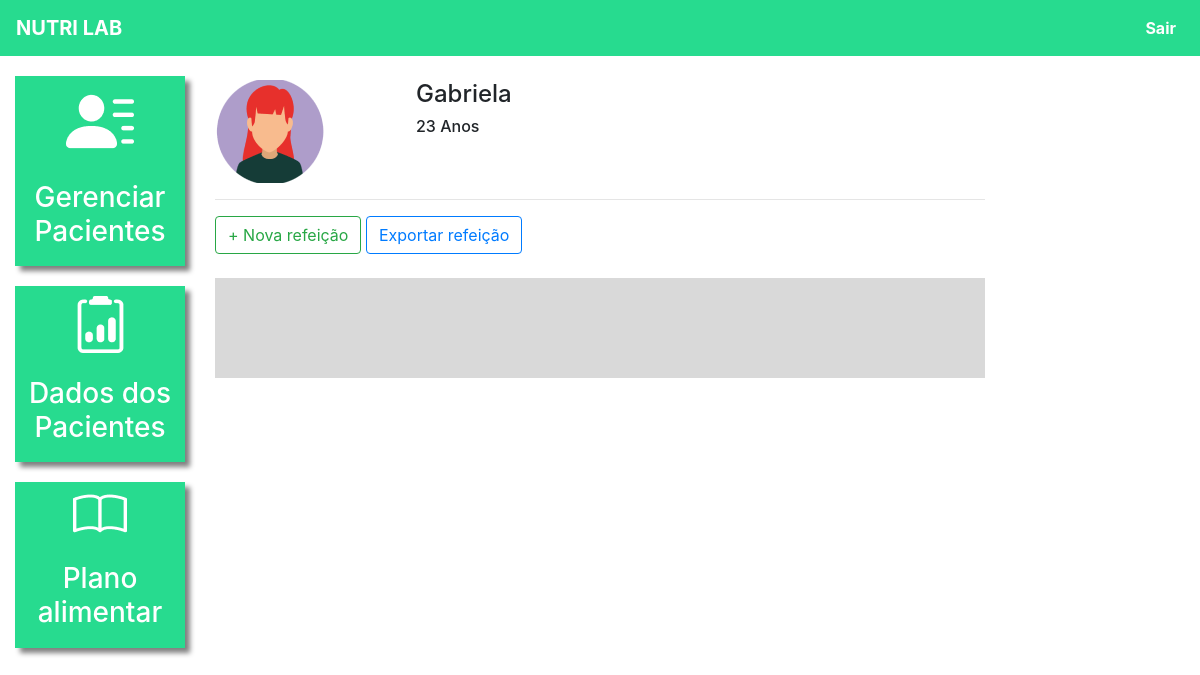
Page /plano_alimentar/1/ (signed in) on the earlier database version.
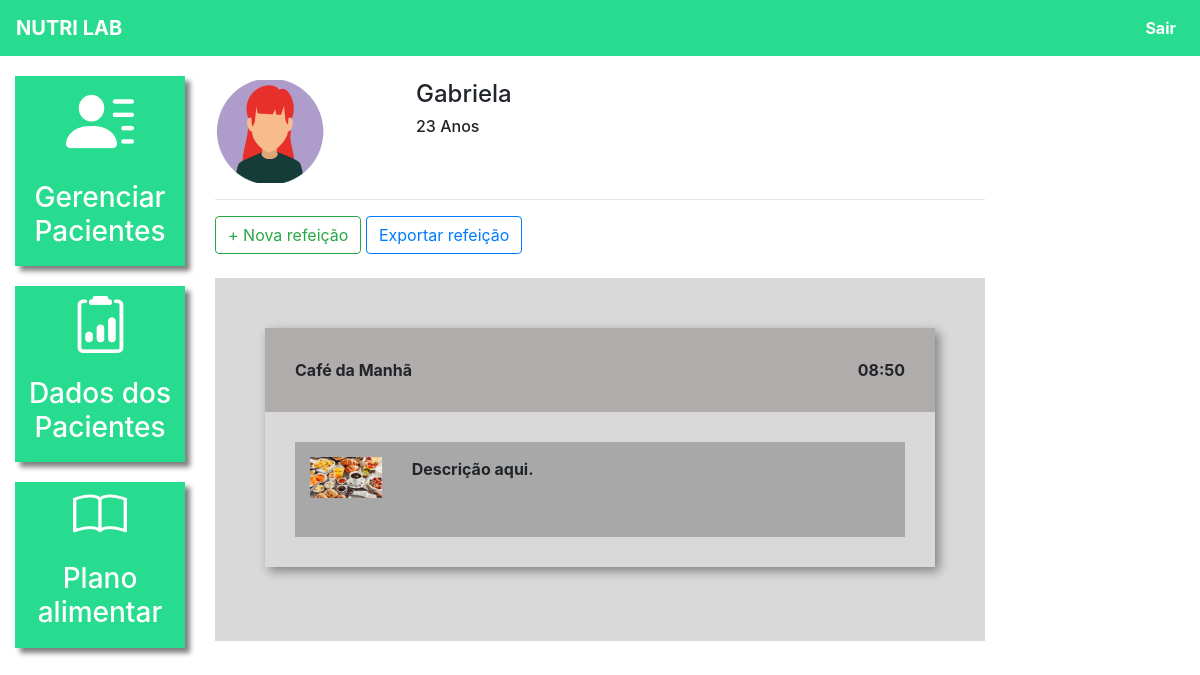
Same page on the later database version.
### plataforma/models.py (models this page shows, shortened)
class Pacientes(models.Model):
    choices_sexo = (('F', 'Feminino'),
                    ('M', 'Maculino'))
    nome = models.CharField(max_length=50)
    sexo = models.CharField(max_length=1, choices=choices_sexo)
    idade = models.IntegerField()
    email = models.EmailField()
    telefone = models.CharField(max_length=19)
    nutri = models.ForeignKey(User, on_delete=models.CASCADE)

class Refeicao(models.Model):
    paciente = models.ForeignKey(Pacientes, on_delete=models.CASCADE)
    titulo = models.CharField(max_length=50)
    horario = models.TimeField()
    carboidratos = models.IntegerField()
    proteinas = models.IntegerField()
    gorduras = models.IntegerField()

class Opcao(models.Model):
    refeicao  = models.ForeignKey(Refeicao, on_delete=models.CASCADE)
    imagem = models.ImageField(upload_to="opcao")
    descricao = models.TextField()

### plataforma/views.py (the view)
# urls.py: path('plano_alimentar/<str:id>/', views.plano_alimentar, name="plano_alimentar"),
def plano_alimentar(request, id):
    paciente = get_object_or_404(Pacientes, id = id)
    refeicoes = Refeicao.objects.filter(paciente = paciente).order_by('horario')
    opcoes = Opcao.objects.all()
    if not paciente.nutri == request.user:
        messages.add_message(request, constants.ERROR, 'Esse paciente não é seu')
        return redirect(f'/plano_alimentar/')
    if request.method == "GET":
        return render(request,'plano_alimentar.html',{'paciente':paciente,'refeicoes':refeicoes,'opcoes':opcoes})

### plataforma/templates/plano_alimentar.html (shortened to what this page needs)
{% extends 'base_plataforma.html' %}
{% load static %}
{% block 'head'%}
<link href="{% static 'plataforma/css/plano_alimentar.css'%}" rel="stylesheet">
<link href="{% static 'plataforma/css/css.css'%}" rel="stylesheet">
{% endblock %}
{% block 'plataforma' %}
    <br>
    <div class="row">
        <div class="col-md-3">
                {% if paciente.sexo == "M"%}
                    <img src="{% static 'plataforma/img/perfil2.png' %}">
                {% else %}
                    <img src="{% static 'plataforma/img/perfil1.png' %}">
                {% endif %}
        </div>
        <div class="col-md-3 dados descricao">
            <h4>{{paciente.nome}}</h4>
            <h6>{{paciente.idade}} Anos</h6>
        </div>
    </div>
    <hr>
    <button type="button" class="btn btn-outline-success" data-toggle="modal" data-target="#modal">
        + Nova refeição
    </button>
    <button type="button" class="btn btn-outline-primary">
        Exportar refeição
    </button>
    <br>
    <br>
    <div class="fundo-alimentar">
        {% for refeicao  in refeicoes %}
        <div class="refeicao">
            <div class="head-refeicao">
                <span>{{refeicao.titulo}}</span>
                <span style="float: right;">{{refeicao.horario}}</span>
            </div>
            <div class="body-refeicao">
                {% for opcao in opcoes %}
                    {% if opcao.refeicao == refeicao %}
                    <div class="opcao">
                        <div class="row">
                            <div class="col-md-2">
                                <img width="100%" src="{{opcao.imagem.url}}">
                            </div>
                            <div class="col-md-10">
                                {{opcao.descricao}}
                            </div>
                        </div>
                        {%endif%}
                        <br>
                    {% endfor %}
                </div>
            </div>
        </div>
        <br>
        {% endfor %}
    </div>
{% endblock%}

### templates/base_plataforma.html (shortened to what this page needs)
{% extends 'base.html' %}
{% load static %}
{% block 'body' %}
    <div class="container-fluid">
        <div class="row">
            <div class="col-md-2">
                <a href="{% url 'pacientes' %}" class="link-lateral">
                    <div class="card-lateral">
                        <img src="{% static 'plataforma/img/paciente.png' %}">
                        <br>
                        <br>
                        <h3>Gerenciar Pacientes</h3>
                    </div>
                  </a>
                  <a href="{% url 'dados_paciente_listar'%}" class="link-lateral">
                    <div class="card-lateral">
                        <img src="{% static 'plataforma/img/dados_paciente.png' %}">
                        <br>
                        <br>
                        <h3>Dados dos Pacientes</h3>
                    </div>
                  </a>
                  <a href="{% url 'plano_alimentar_listar' %}" class="link-lateral">
                    <div class="card-lateral">
                        <img src="{% static 'plataforma/img/plano_alimentar.png' %}">
                        <br>
                        <br>
                        <h3>Plano alimentar</h3>
                    </div>
                  </a>
            </div>
            <div class="col-md-8">
                {% block 'plataforma' %}
                {% endblock %}
            </div>
        </div>
    </div>
{% endblock%}

### templates/base.html (shortened to what this page needs)
{% load static %}
<!doctype html>
<html lang="pt-BR">
  <head>
    {% block 'head' %}{% endblock  %}
    <link rel="stylesheet" href="https://cdn.jsdelivr.net/npm/bootstrap@4.6.1/dist/css/bootstrap.min.css">
  </head>
  <body>
    {% if user.is_authenticated %}
      <nav style="background-color: #27DB8F;" class="navbar navbar-expand-lg navbar-dark">
        <a style="font-weight: bold" class="navbar-brand" href="{% url 'pacientes'%}">NUTRI LAB</a>
        <div class="collapse navbar-collapse d-lg-flex justify-content-end" id="navbarSupportedContent">
          <ul class="navbar-nav">
            <li class="nav-item active">
              <a class="nav-link" style="font-weight: bold" href="{% url 'sair'%}">Sair</a>
      </nav>
    {% endif %}
    {% block 'body' %}{% endblock  %}
  </body>
</html>

### templates/static/plataforma/css/plano_alimentar.css (style rules this page uses)
.fundo-alimentar { background-color: #D9D9D9; padding: 50px; }
.refeicao { box-shadow: 4px 4px 10px gray; }
.head-refeicao { background-color: #B0ACAC; padding: 30px; font-weight: bold; }
.body-refeicao { padding: 30px; font-weight: bold; }
.opcao { background-color: #A8A8A8; padding: 15px; }

### templates/static/plataforma/css/css.css (style rules this page uses)
.card-lateral { background-color: #27DB8F; margin-top: 20px; padding: 10px; color: white; font-weight: bold; text-decoration: none; text-align: center; box-shadow: 5px 5px 5px gray; }
.dados { font-weight: bold; }
.descricao { margin-left: -12%; }
@media (max-width: 1300px) { .descricao { margin-left: 1px; } }

Differences in the rows shown:
added Refeicao: titulo "Café da Manhã", horario "08:50"
added Opcao: imagem (picture), descricao "Descrição aqui."
